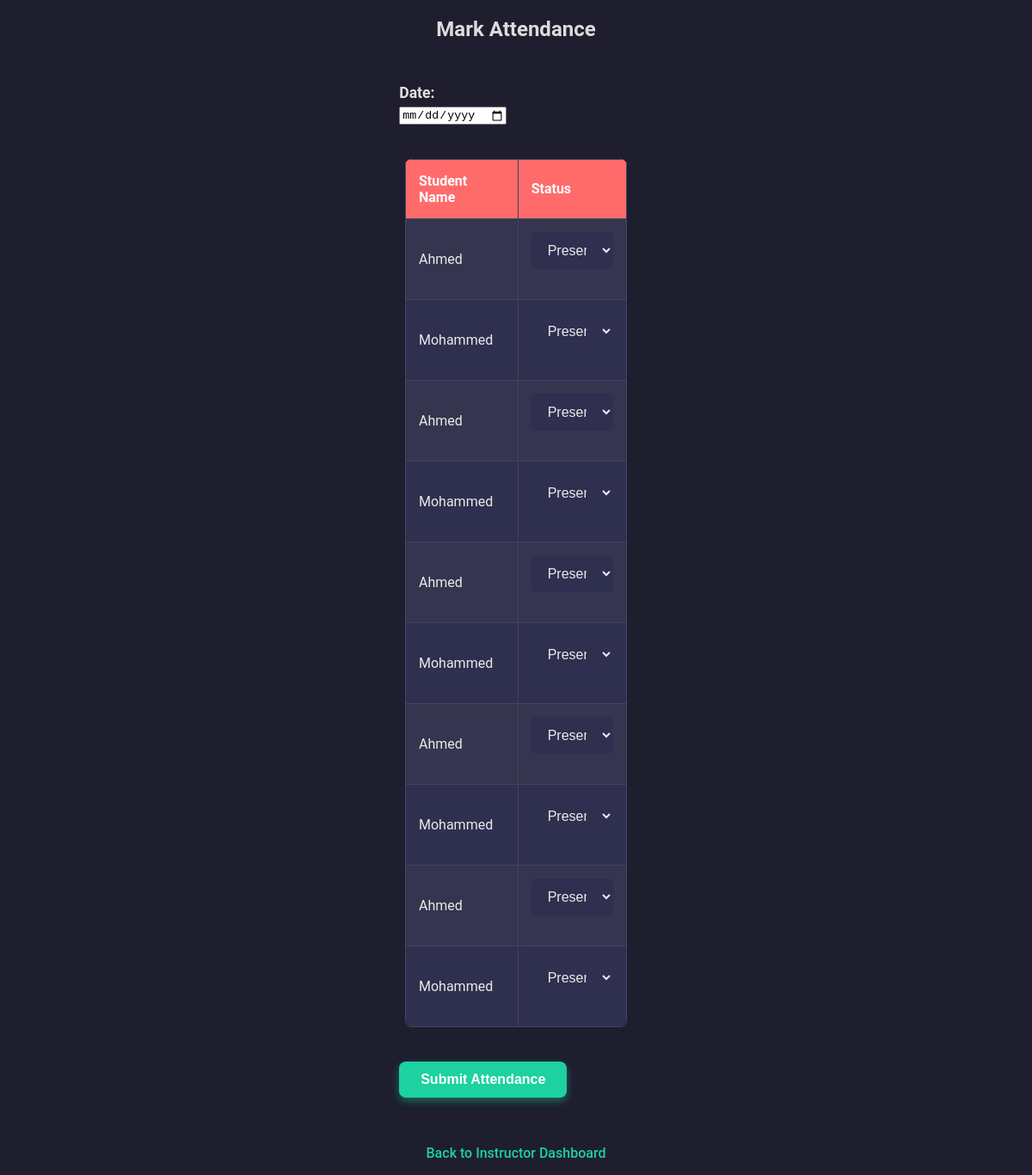
Page /class/1/mark_attendance on the committed database.
### tables this page shows
CREATE TABLE "Students" (
	"id"	INTEGER,
	"name"	TEXT,
	"class_id"	INTEGER,
	"advisor_id"	INTEGER,
	"password"	INTEGER,
	PRIMARY KEY("id" AUTOINCREMENT),
	FOREIGN KEY("advisor_id") REFERENCES "Advisors"("id"),
	FOREIGN KEY("class_id") REFERENCES "Classes"("id")
);

### AttSys/app.py (the view, shortened to what this page needs)
@app.route('/class/<int:class_id>/mark_attendance', methods=['GET', 'POST'])
def mark_attendance(class_id):
    db = get_db()
    cursor = db.cursor()
    cursor.execute("SELECT id, name FROM Students WHERE class_id = ?", (class_id,))
    students = cursor.fetchall()
    print("Retrieved students:", students)  # Debugging line
    students = [{"id": row[0], "name": row[1]} for row in students]
    return render_template('mark_attendance.html', students=students, class_id=class_id)

### AttSys/app.py (called while the page is built)
def get_db():
    DATABASE = 'attendance.db'
    db = getattr(g, '_database', None)
    if db is None:
        db = g._database = sqlite3.connect(DATABASE)
    return db

@app.teardown_appcontext
def close_connection(exception):
    DATABASE = 'attendance.db'
    db = getattr(g, '_database', None)
    if db is not None:
        db.close()

### AttSys/templates/mark_attendance.html (shortened to what this page needs)
<!DOCTYPE html>
<html lang="en">
<head>
    <link rel="stylesheet" href="{{ url_for('static', filename='style.css') }}">
</head>
<body>
    <h2>Mark Attendance</h2>
    <form method="POST">
        <label>Date:</label>
        <input type="date" name="date" required>
        <table>
            <tr>
                <th>Student Name</th>
                <th>Status</th>
            </tr>
            {% for student in students %}
            <tr>
                <td>{{ student.name }}</td>
                <td>
                    <select name="status">
                        <option value="Present">Present</option>
                    </select>
                </td>
            </tr>
            {% endfor %}
        </table>
        <button type="submit">Submit Attendance</button>
    </form>
    <p><a href="{{ url_for('instructor_page') }}">Back to Instructor Dashboard</a></p>
</body>
</html>

### AttSys/static/style.css (style rules this page uses)
body { font-family: 'Roboto', Arial, sans-serif; background-color: #1e1e2f; color: #dcdcdc; margin: 0; padding: 0; text-align: center; }
form { margin: 30px auto; text-align: left; display: inline-block; max-width: 450px; }
label { display: block; font-size: 1.1rem; color: #e0e0e0; font-weight: 600; margin-bottom: 5px; }
input[type="text"], input[type="password"], select { padding: 12px 15px; margin-bottom: 20px; width: 100%; border: none; border-radius: 5px; background-color: #2f2f4f; color: #eaeaea; font-size: 1rem; transition: box-shadow 0.3s ease; }
button { padding: 12px 25px; background-color: #1dd1a1; color: #ffffff; border: none; border-radius: 8px; font-size: 1rem; font-weight: 600; transition: background-color 0.3s ease, transform 0.2s ease; box-shadow: 0 4px 10px rgba(29, 209, 161, 0.4); }
a { display: block; color: #1dd1a1; font-size: 1rem; font-weight: 500; margin-top: 25px; text-decoration: none; transition: color 0.3s ease; }
table { margin: 40px auto; border-collapse: collapse; width: 95%; max-width: 800px; font-size: 1rem; background-color: #3a3a5c; color: #f0f0f0; border-radius: 8px; overflow: hidden; }
th, td { padding: 15px; border: 1px solid #44445e; }
th { background-color: #ff6b6b; font-weight: 700; color: #ffffff; }
td { background-color: #2f2f4f; color: #eaeaea; }
tr:nth-child(even) td { background-color: #35354f; }
button, .role-button, input, select { transition: all 0.3s ease; }

### rows in the picture
Students: name "Ahmed"
Students: name "Mohammed"
Students: name "Ahmed"
Students: name "Mohammed"
Students: name "Ahmed"
Students: name "Mohammed"
Students: name "Ahmed"
Students: name "Mohammed"
Students: name "Ahmed"
Students: name "Mohammed"
